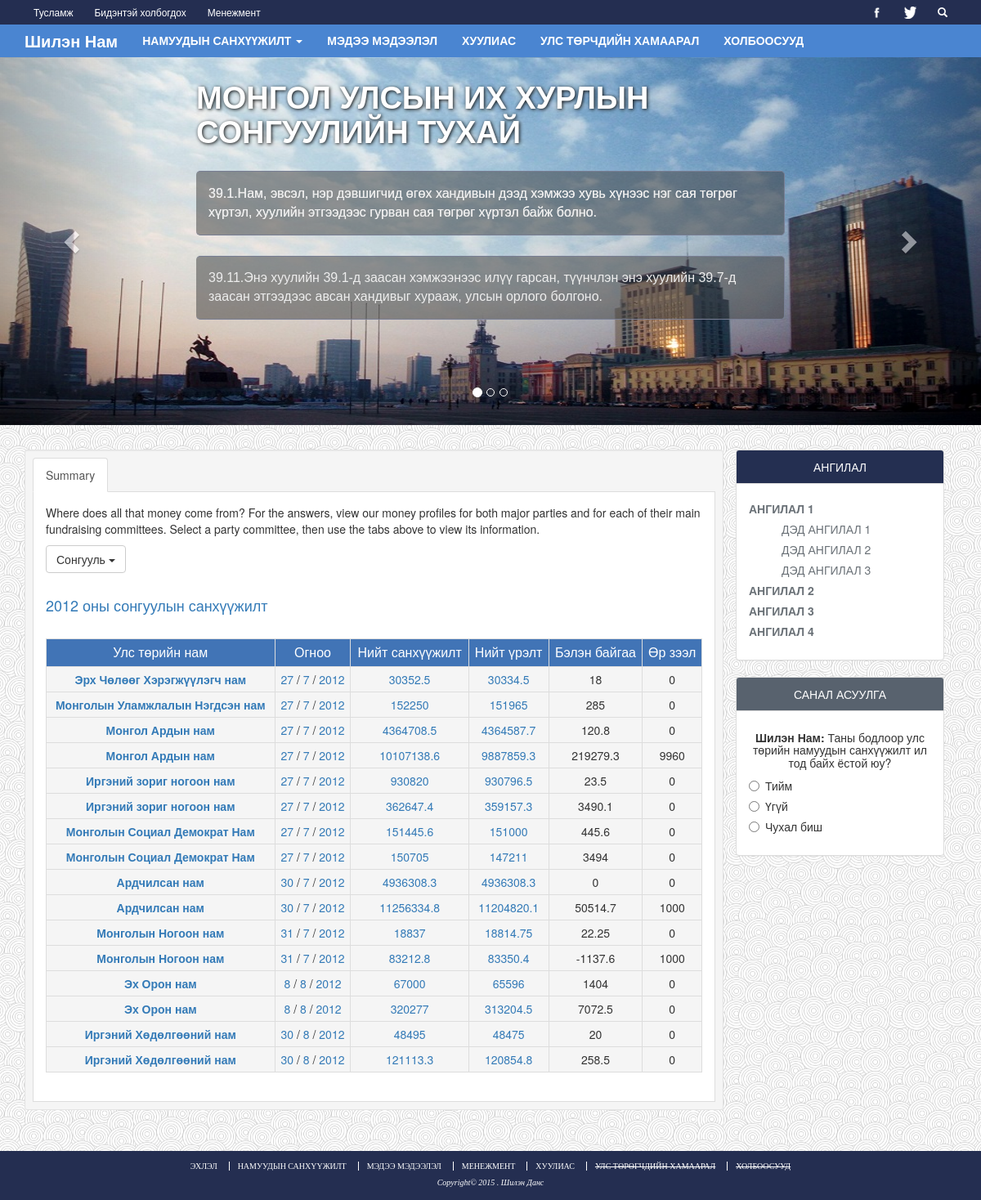
/economics.php?year=2012, run on the app's committed database.
### tables this page shows
CREATE TABLE IF NOT EXISTS `laws` (
  `id` int(11) NOT NULL AUTO_INCREMENT,
  `text` text NOT NULL,
  `sanctions` text,
  `source` varchar(150) NOT NULL,
  `section` varchar(150) DEFAULT NULL,
  PRIMARY KEY (`id`),
  KEY `id` (`id`)
);

CREATE TABLE IF NOT EXISTS `party_financial_list` (
  `id` int(100) NOT NULL AUTO_INCREMENT,
  `financeid` int(10) NOT NULL,
  `partyid` int(100) NOT NULL,
  `outcomeid` int(100) NOT NULL,
  `incomeid` int(100) NOT NULL,
  PRIMARY KEY (`id`),
  KEY `id` (`id`),
  KEY `FKfinancial_780128` (`incomeid`),
  KEY `FKfinancial_933223` (`outcomeid`),
  KEY `FKfinancial_205934` (`partyid`),
  KEY `FKfinancial_980628` (`financeid`)
);

CREATE TABLE IF NOT EXISTS `party` (
  `id` int(100) NOT NULL AUTO_INCREMENT,
  `code` varchar(20) NOT NULL,
  `title` varchar(100) NOT NULL,
  `acronym` varchar(50) DEFAULT NULL,
  `register_num` int(20) NOT NULL,
  `burtgel_num` bigint(255) NOT NULL,
  `leader` varchar(150) NOT NULL,
  `address` text NOT NULL,
  `phone` varchar(255) NOT NULL,
  `fax` varchar(150) NOT NULL,
  `email` varchar(255) NOT NULL,
  `website` varchar(255) NOT NULL,
  `founding_doc` text NOT NULL,
  `founded_in` text NOT NULL,
  `court_registered_in` text NOT NULL,
  `burtgel_certificate_date` varchar(255) NOT NULL,
  `direction` varchar(255) NOT NULL,
  `member_count` int(255) NOT NULL,
  `logo_url` varchar(255) NOT NULL,
  PRIMARY KEY (`id`),
  KEY `id` (`id`)
);

CREATE TABLE IF NOT EXISTS `finance` (
  `id` int(10) NOT NULL AUTO_INCREMENT,
  `year` varchar(50) DEFAULT NULL,
  `month` varchar(2) DEFAULT NULL,
  `day` varchar(3) DEFAULT NULL,
  `name` varchar(100) DEFAULT NULL,
  `debt` double DEFAULT NULL,
  `remaining` double NOT NULL,
  PRIMARY KEY (`id`),
  KEY `id` (`id`)
);

CREATE TABLE IF NOT EXISTS `income` (
  `id` int(100) NOT NULL AUTO_INCREMENT,
  `from_inside` double DEFAULT NULL,
  `from_candidate` double DEFAULT NULL,
  `from_people` double DEFAULT NULL,
  `other_parties` double DEFAULT NULL,
  `other` double DEFAULT NULL,
  `total` double NOT NULL,
  PRIMARY KEY (`id`),
  KEY `id` (`id`)
);

CREATE TABLE IF NOT EXISTS `outcome` (
  `id` int(100) NOT NULL AUTO_INCREMENT,
  `presentation` double DEFAULT NULL,
  `advertisement` double DEFAULT NULL,
  `management` double DEFAULT NULL,
  `employee_salary` double DEFAULT NULL,
  `chancery` double DEFAULT NULL,
  `mail_and_shipping` double DEFAULT NULL,
  `transportation` double DEFAULT NULL,
  `assignment` double DEFAULT NULL,
  `other` double DEFAULT NULL,
  `total` double NOT NULL,
  PRIMARY KEY (`id`),
  KEY `id` (`id`)
);

### backend/DB_CN.php (called while the page is built, shortened)
<?php
    class Connector {
        private $host = "localhost";
        private $user = "root";
        private $pass = "acep123";
        private $dbname = "prototype";
        private $dbh;
        private $stmt;
        public function __construct() {
            $dsn = 'mysql:host=' . $this->host . ';dbname=' . $this->dbname . ';charset=utf8';
            $options = array(
                PDO::ATTR_PERSISTENT => true,
                PDO::ATTR_ERRMODE => PDO::ERRMODE_EXCEPTION
            );
            try {
                $this->dbh = new PDO($dsn, $this->user, $this->pass, $options);
            } catch (PDOException $e) {
                $this->error = $e->getMessage();
            }
        }
        public function query($query) {
            $this->stmt = $this->dbh->prepare($query);
        }
        public function execute() {
            return $this->stmt->execute();
        }
        public function resultset() {
            $this->execute();
            return $this->stmt->fetchAll(PDO::FETCH_ASSOC);
        }
        public function single() {
            $this->execute();
            return $this->stmt->fetch(PDO::FETCH_ASSOC);
        }
    }
    class Table implements Select, Insert{
        private $connect = null;
        private $columns;
        private $table;
        private $condition;
        public function __construct($table) {
            $this->table = strtolower($table);
            $this->connect = new Connector();
        }
        public function select($columns = "*", $condition = null, $sort = null, $sort_type = null, $rows = null) {
            $this->query = "SELECT";
            $columns_set = false;
            $condition_set = false;
            $sort_set = false;
            $rows_set = false;
            if (isset($columns)) {
                $this->columns = $columns;
                $columns_set = true;
            }
            if (isset($condition)) {
                $this->condition = $condition;
                $condition_set = true;
            }
            if ($columns_set) {
                $this->query .= " ".$this->columns." FROM ".$this->table;
                if ($condition_set) {
                    $this->query .= " WHERE ".$this->condition;
                }
                $this->query .= ";";
                $this->connect->query($this->query);
                return $this->connect->resultset();
            }
        }
        public function selectFirst($columns = "*", $condition = null, $sort = null, $sort_type = null, $rows = null) {
            $this->query = "SELECT";
            $columns_set = false;
            $condition_set = false;
            $sort_set = false;
            $rows_set = false;
            if (isset($columns)) {
                $this->columns = $columns;
                $columns_set = true;
            }
            if (isset($condition)) {
                $this->condition = $condition;
                $condition_set = true;
            }
            if ($columns_set) {
                $this->query .= " ".$this->columns." FROM ".$this->table;
                if ($condition_set) {
                    $this->query .= " WHERE ".$this->condition;
                }
                $this->query .= ";";
                $this->connect->query($this->query);
                return $this->connect->single();
            }
        }
    }

### economics.php (the view, shortened to what this page needs)
<!DOCTYPE html>
<html lang="en">
<head>
	<?php
		include 'backend/DB_CN.php';
	?>
	<link href="css/bootstrap.min.css" rel="stylesheet">
	<link rel="stylesheet" href="css/global.css">
</head>
<body>
	<header>
		<?php
			include "templates/header.php";
		?>
	</header>
	<div class="content">
		<div class="container economics" id="eco">
			<div class="col-lg-9 well well-sm">
				<ul class="nav nav-tabs">
					<li class="active"><a data-toggle="tab" href="#party-economics-tab-summary">Summary</a></li>
				</ul>
				<div class="tab-content">
					<?php
	      				$party_finance_list = new db_cn\Table("party_financial_list");
	      				$finance = new db_cn\Table("finance");
			      		$party = new db_cn\Table("party");
			      		$income = new db_cn\Table("income");
			      		$outcome = new db_cn\Table("outcome");
	      			?>
					<div id="party-economics-tab-summary" class="tab-pane fade in active">
						<p>
							Where does all that money come from? For the answers, view our money profiles for both major parties and for each
							of their main fundraising committees. Select a party committee, then use the tabs above to view its information.
						</p>
						<div class="dropdown">
							<button class="btn btn-default dropdown-toggle" type="button" id="election" data-toggle="dropdown">Сонгууль <span class="caret"></span></button>
						</div>
						<?php
							if (isset($_GET['year'])) {
								if ($_GET['year'] == "all") {
									echo "<br><h4 class='text-primary'>";
									echo "Бүх оны сонгуулын санхүүжилт";
									echo "</h4>";
								} else {
									echo "<br><h4 class='text-primary'>";
									echo $_GET['year']." оны сонгуулын санхүүжилт";
									echo "</h4>";
								}
							} else {
								echo "<br><div class='alert alert-info'>Сонгуулын жил сонгоно уу!</div>";
							}
						?>
						<?php
						if (isset($_GET['year'])) {
							$year = $_GET['year'];
							if ($year == "all") {
								?>
								<div class='table-responsive'>
								<table class="table table-condensed table-bordered table-hover" align="left">
									<tr>
						      			<th><a href='parties.php?'>Улс төрийн нам</a></th>
						      			<th><a href="economics.php?year=<?php echo $year; ?>#eco">Огноо</a></th>
						      			<th><a href='economics.php?year=<?php echo $year; ?>#eco'>Нийт санхүүжилт</a></th>
						      			<th><a href='economics.php?year=<?php echo $year; ?>#eco'>Нийт үрэлт</a></th>
						      			<th><a href="economics.php?year=<?php echo $year; ?>#eco">Бэлэн байгаа</a></th>
						      			<th><a href="economics.php?year=<?php echo $year; ?>#eco">Өр зээл</a></th>
						      		</tr>
						      		<?php
						      			$result = $finance->select("id");
										foreach ($result as $row) {
											$result = $party_finance_list->select("financeid,partyid,outcomeid,incomeid", "financeid = ".$row['id']);
								      		foreach ($result as $res) {
								      			$finance_res = $finance->selectFirst("year,month,day,debt,remaining", "id = ".$res['financeid']);
								      			$party_res =$party->selectFirst("id, title, acronym", "id = ".$res['partyid']);
								      			$outcome_res = $outcome->selectFirst("id, total", "id = ".$res['outcomeid']);
								      			$income_res = $income->selectFirst("id, total", "id = ".$res['incomeid']);
								      			echo "<tr>";
								      			echo "<td title='".$party_res['acronym']."'><a href='party.php?p_id=".$party_res['id']."'>".$party_res['title']."</a></td>";
								      			echo "<td><a href='economics.php?year=".$year."#eco'>".$finance_res['day']."</a> / <a href='economics.php?year=".$year."#eco'>".$finance_res['month']."</a> / <a href='economics.php?year=".$year."#eco'>".$finance_res['year']."</a></td>";
								      			echo "<td><a href='economics.php?year=".$year."&request=income&target=".$income_res['id']."#eco'>".$income_res['total']."</a></td>";
								      			echo "<td><a href='economics.php?year=".$year."&request=outcome&target=".$outcome_res['id']."#eco'>".$outcome_res['total']."</a></td>";
								      			echo "<td>".$finance_res['remaining']."</td>";
								      			echo "<td>".$finance_res['debt']."</td>";
								      			echo "</tr>";
								      		}
										}
						      		?>
						      	</table>
								</div>
								<?php
							} else {
						?>
						<div class='table-responsive'>
							<table class="table table-condensed table-bordered table-hover" align="left">
								<tr>
					      			<th><a href='parties.php?'>Улс төрийн нам</a></th>
					      			<th><a href="economics.php?year=<?php echo $year; ?>#eco?">Огноо</a></th>
					      			<th><a href='economics.php?year=<?php echo $year; ?>#eco'>Нийт санхүүжилт</a></th>
					      			<th><a href='economics.php?year=<?php echo $year; ?>#eco'>Нийт үрэлт</a></th>
					      			<th><a href="economics.php?year=<?php echo $year; ?>#eco">Бэлэн байгаа</a></th>
						      		<th><a href="economics.php?year=<?php echo $year; ?>#eco">Өр зээл</a></th>
					      		</tr>
								<?php
									$result = $finance->select("id", "year = ".$year);
									foreach ($result as $row) {
										$result = $party_finance_list->select("financeid,partyid,outcomeid,incomeid", "financeid = ".$row['id']);
							      		foreach ($result as $res) {
							      			$finance_res = $finance->selectFirst("year,month,day,debt,remaining", "id = ".$res['financeid']);
							      			$party_res =$party->selectFirst("id, title, acronym", "id = ".$res['partyid']);
							      			$outcome_res = $outcome->selectFirst("id, total", "id = ".$res['outcomeid']);
							      			$income_res = $income->selectFirst("id, total", "id = ".$res['incomeid']);
							      			echo "<tr>";
							      			echo "<td title='".$party_res['acronym']."'><a href='party.php?p_id=".$party_res['id']."'>".$party_res['title']."</a></td>";
							      			echo "<td><a href='economics.php?year=".$year."#eco'>".$finance_res['day']."</a> / <a href='economics.php?year=".$year."#eco'>".$finance_res['month']."</a> / <a href='economics.php?year=".$year."#eco'>".$finance_res['year']."</a></td>";
							      			echo "<td><a href='economics.php?year=".$year."&request=income&target=".$income_res['id']."#eco'>".$income_res['total']."</a></td>";
							      			echo "<td><a href='economics.php?year=".$year."&request=outcome&target=".$outcome_res['id']."#eco'>".$outcome_res['total']."</a></td>";
							      			echo "<td>".$finance_res['remaining']."</td>";
							      			echo "<td>".$finance_res['debt']."</td>";
							      			echo "</tr>";
							      		}
									}
								?>
							</table>
						</div>
						<?php }
						} ?>
					</div>
				</div>
			</div>
			<div class="col-lg-3">
				<div class="panel panel-default classification">
					<div class="panel-heading text-center">
						<span>АНГИЛАЛ</span>
					</div>
					<div class="panel-body">
						<ul class="list-unstyled">
							<li>АНГИЛАЛ 1
								<ul>
									<li>ДЭД АНГИЛАЛ 1</li>
									<li>ДЭД АНГИЛАЛ 2</li>
									<li>ДЭД АНГИЛАЛ 3</li>
								</ul>
							</li>
							<li>АНГИЛАЛ 2</li>
							<li>АНГИЛАЛ 3</li>
							<li>АНГИЛАЛ 4</li>
						</ul>
					</div>
				</div>
				<div class="panel panel-default mini-poll">
					<div class="panel-heading text-center">
						<span>САНАЛ АСУУЛГА</span>
					</div>
					<div class="panel-body">
						<h5 class="text-center"><b>Шилэн Нам: </b>Таны бодлоор улс төрийн намуудын санхүүжилт ил тод байх ёстой юу?</h5>
						<form>
							<div class="radio"><label><input type="radio" name="poll">Тийм</label></div>
							<div class="radio"><label><input type="radio" name="poll">Үгүй</label></div>
							<div class="radio"><label><input type="radio" name="poll">Чухал биш</label></div>
						</form>
					</div>
				</div>
			</div>
		</div>
	</div>
	<footer class="footer navbar navbar-fixed-bottom">
		<?php
			include "templates/footer.php";
		?>
	</footer>
</body>
</html>

### templates/header.php (shortened to what this page needs)
<div class="row-quick-link">
	<div class="container">
		<div class="pull-left">
			<a href="#" class="btn btn-sm">Тусламж</a>
			<a href="#" class="btn btn-sm">Бидэнтэй холбогдох</a>
			<a href="manage/" class="btn btn-sm">Менежмент</a>
		</div>
		<div class="pull-right">
			<a href="https://www.facebook.com/pages/Shilennam/633649973430676" target="_blank" class="btn btn-sm"><img class='img-responsive' src="res/png/fb-white.png" alt="png"></a>
			<a href="https://twitter.com/shilennam" target="_blank" class="btn btn-sm"><img class='img-responsive' src="res/png/twitter-white.png" alt="png"></a>
			<a href="#" class="btn btn-sm">
				<span class="glyphicon glyphicon-search"></span>
			</a>
		</div>
		<div class="clearfix"></div>
	</div>
</div>
<div class="row-menu">
	<nav class="navbar navbar-default navbar-md">
		<div class="container">
			<div id="generated-menus">
				<div class="navbar-header">
					<a href="index.php" class="navbar-brand">Шилэн Нам</a>
				</div>
				<ul class="nav navbar-nav">
					<li class="dropdown"><a href="#" class="dropdown-toggle" data-toggle="dropdown">НАМУУДЫН САНХҮҮЖИЛТ <span class="caret"></span></a>
					</li>
					<li><a href="news.php#news">МЭДЭЭ МЭДЭЭЛЭЛ</a></li>
					<li><a href="laws.php#laws">ХУУЛИАС</a></li>
					<li><a href="#">УЛС ТӨРЧДИЙН ХАМААРАЛ</a></li>
					<li><a href="#">ХОЛБООСУУД</a></li>
				</ul>
			</div>
		</div>
	</nav>
</div>
<div id="slide" class="carousel slide" data-ride="carousel">
    <ol class="carousel-indicators">
      <li data-target="#slide" data-slide-to="0" class="active"></li>
      <li data-target="#slide" data-slide-to="1"></li>
      <li data-target="#slide" data-slide-to="2"></li>
    </ol>
    <div class="carousel-inner" role="listbox">
	<?php
		$for_once = false;
		$laws = new db_cn\Table("laws");
		$result = $laws->select("text,sanctions,source", "sanctions is not null");
		for ($a = 0; $a < 4; $a++) {
			$randomIndex = rand(0, sizeof($result)-1);
			$random3 = rand(1, 3);
	?>
		<div class="item <?php if ($for_once == false) { echo "active"; $for_once = true; } ?>">
	      	<img src="res/img/ub<?php echo $random3; ?>.jpg" alt="Steppe">
	      	<div class="carousel-caption">
				<?php
					echo "<h3>".$result[$randomIndex]['source']."</h3>";
					echo "<blockquote><a href='laws.php'>".$result[$randomIndex]['text']."</a></blockquote>";
					echo "<blockquote><p>".$result[$randomIndex]['sanctions']."</p></blockquote>";
				?>
	      	</div>
      	</div>
     	<?php
     		}
     	?>
    </div>
    <a class="left carousel-control" href="#slide" role="button" data-slide="prev">
      <span class="glyphicon glyphicon-chevron-left" aria-hidden="true"></span>
    </a>
    <a class="right carousel-control" href="#slide" role="button" data-slide="next">
      <span class="glyphicon glyphicon-chevron-right" aria-hidden="true"></span>
    </a>
</div>

### data on the page
laws: source "МОНГОЛ УЛСЫН ИХ ХУРЛЫН СОНГУУЛИЙН ТУХАЙ", text "39.1.Нам, эвсэл, нэр дэвшигчид өгөх хандивын дээд хэмжээ хувь хүнээс нэг сая төгрөг хүртэл, хуулийн этгээдээс гурван сая төгрөг хүртэл байж болно.", sanctions "39.11.Энэ хуулийн 39.1-д заасан хэмжээнээс илүү гарсан, түүнчлэн энэ хуулийн 39.7-д заасан этгээдээс авсан хандивыг хурааж, улсын орлого болгоно."
party_financial_list: partyid.title "Эрх Чөлөөг Хэрэгжүүлэгч нам", financeid.day "27", financeid.month "7", financeid.year "2012", incomeid.total "30352.5", outcomeid.total "30334.5", financeid.remaining "18", financeid.debt "0"
party_financial_list: partyid.title "Монголын Уламжлалын Нэгдсэн нам", financeid.day "27", financeid.month "7", financeid.year "2012", incomeid.total "152250", outcomeid.total "151965", financeid.remaining "285", financeid.debt "0"
party_financial_list: partyid.title "Монгол Ардын нам", financeid.day "27", financeid.month "7", financeid.year "2012", incomeid.total "4364708.5", outcomeid.total "4364587.7", financeid.remaining "120.8", financeid.debt "0"
party_financial_list: partyid.title "Монгол Ардын нам", financeid.day "27", financeid.month "7", financeid.year "2012", incomeid.total "10107138.6", outcomeid.total "9887859.3", financeid.remaining "219279.3", financeid.debt "9960"
party_financial_list: partyid.title "Иргэний зориг ногоон нам", financeid.day "27", financeid.month "7", financeid.year "2012", incomeid.total "930820", outcomeid.total "930796.5", financeid.remaining "23.5", financeid.debt "0"
party_financial_list: partyid.title "Иргэний зориг ногоон нам", financeid.day "27", financeid.month "7", financeid.year "2012", incomeid.total "362647.4", outcomeid.total "359157.3", financeid.remaining "3490.1", financeid.debt "0"
party_financial_list: partyid.title "Монголын Социал Демократ Нам", financeid.day "27", financeid.month "7", financeid.year "2012", incomeid.total "151445.6", outcomeid.total "151000", financeid.remaining "445.6", financeid.debt "0"
party_financial_list: partyid.title "Монголын Социал Демократ Нам", financeid.day "27", financeid.month "7", financeid.year "2012", incomeid.total "150705", outcomeid.total "147211", financeid.remaining "3494", financeid.debt "0"
party_financial_list: partyid.title "Ардчилсан нам", financeid.day "30", financeid.month "7", financeid.year "2012", incomeid.total "4936308.3", financeid.remaining "0", financeid.debt "0"
party_financial_list: partyid.title "Ардчилсан нам", financeid.day "30", financeid.month "7", financeid.year "2012", incomeid.total "11256334.8", outcomeid.total "11204820.1", financeid.remaining "50514.7", financeid.debt "1000"
party_financial_list: partyid.title "Монголын Ногоон нам", financeid.day "31", financeid.month "7", financeid.year "2012", incomeid.total "18837", outcomeid.total "18814.75", financeid.remaining "22.25", financeid.debt "0"
party_financial_list: partyid.title "Монголын Ногоон нам", financeid.day "31", financeid.month "7", financeid.year "2012", incomeid.total "83212.8", outcomeid.total "83350.4", financeid.remaining "-1137.6", financeid.debt "1000"
party_financial_list: partyid.title "Эх Орон нам", financeid.day "8", financeid.month "8", financeid.year "2012", incomeid.total "67000", outcomeid.total "65596", financeid.remaining "1404", financeid.debt "0"
party_financial_list: partyid.title "Эх Орон нам", financeid.day "8", financeid.month "8", financeid.year "2012", incomeid.total "320277", outcomeid.total "313204.5", financeid.remaining "7072.5", financeid.debt "0"
party_financial_list: partyid.title "Иргэний Хөдөлгөөний нам", financeid.day "30", financeid.month "8", financeid.year "2012", incomeid.total "48495", outcomeid.total "48475", financeid.remaining "20", financeid.debt "0"
party_financial_list: partyid.title "Иргэний Хөдөлгөөний нам", financeid.day "30", financeid.month "8", financeid.year "2012", incomeid.total "121113.3", outcomeid.total "120854.8", financeid.remaining "258.5", financeid.debt "0"

### other printed values
$_GET['year'] "2012"
